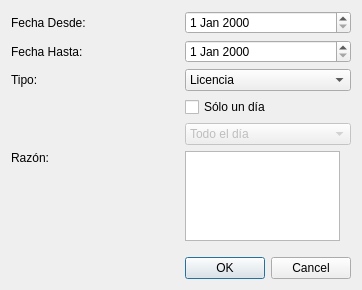
<?xml version="1.0" encoding="UTF-8"?>
<ui version="4.0">
 <class>DayRequestWindow</class>
 <widget class="QDialog" name="DayRequestWindow">
  <property name="geometry">
   <rect>
    <x>0</x>
    <y>0</y>
    <width>362</width>
    <height>280</height>
   </rect>
  </property>
  <property name="windowTitle">
   <string>Administrador de vacaciones 1.0</string>
  </property>
  <property name="windowIcon">
   <iconset resource="../images/Resource_ha.qrc">
    <normaloff>:/F1/fromHelyx/eye16.png</normaloff>:/F1/fromHelyx/eye16.png</iconset>
  </property>
  <layout class="QGridLayout" name="gridLayout">
   <item row="3" column="2">
    <widget class="QCheckBox" name="diaUnico">
     <property name="text">
      <string>Sólo un día</string>
     </property>
    </widget>
   </item>
   <item row="0" column="1">
    <spacer name="horizontalSpacer">
     <property name="orientation">
      <enum>Qt::Horizontal</enum>
     </property>
     <property name="sizeHint" stdset="0">
      <size>
       <width>40</width>
       <height>20</height>
      </size>
     </property>
    </spacer>
   </item>
   <item row="0" column="2">
    <widget class="QDateEdit" name="fechaDesde">
     <property name="sizePolicy">
      <sizepolicy hsizetype="Expanding" vsizetype="Fixed">
       <horstretch>0</horstretch>
       <verstretch>0</verstretch>
      </sizepolicy>
     </property>
    </widget>
   </item>
   <item row="1" column="0">
    <widget class="QLabel" name="label_2">
     <property name="text">
      <string>Fecha Hasta:</string>
     </property>
    </widget>
   </item>
   <item row="7" column="2">
    <widget class="QDialogButtonBox" name="buttonBox">
     <property name="orientation">
      <enum>Qt::Horizontal</enum>
     </property>
     <property name="standardButtons">
      <set>QDialogButtonBox::Cancel|QDialogButtonBox::Ok</set>
     </property>
    </widget>
   </item>
   <item row="0" column="0">
    <widget class="QLabel" name="label">
     <property name="text">
      <string>Fecha Desde: </string>
     </property>
    </widget>
   </item>
   <item row="5" column="0">
    <widget class="QLabel" name="label_3">
     <property name="text">
      <string>Razón:</string>
     </property>
     <property name="alignment">
      <set>Qt::AlignLeading|Qt::AlignLeft|Qt::AlignTop</set>
     </property>
    </widget>
   </item>
   <item row="1" column="2">
    <widget class="QDateEdit" name="fechaHasta">
     <property name="sizePolicy">
      <sizepolicy hsizetype="Expanding" vsizetype="Fixed">
       <horstretch>0</horstretch>
       <verstretch>0</verstretch>
      </sizepolicy>
     </property>
    </widget>
   </item>
   <item row="6" column="2">
    <spacer name="verticalSpacer">
     <property name="orientation">
      <enum>Qt::Vertical</enum>
     </property>
     <property name="sizeType">
      <enum>QSizePolicy::Fixed</enum>
     </property>
     <property name="sizeHint" stdset="0">
      <size>
       <width>20</width>
       <height>10</height>
      </size>
     </property>
    </spacer>
   </item>
   <item row="5" column="2">
    <widget class="QPlainTextEdit" name="razon">
     <property name="sizePolicy">
      <sizepolicy hsizetype="Fixed" vsizetype="Fixed">
       <horstretch>0</horstretch>
       <verstretch>0</verstretch>
      </sizepolicy>
     </property>
     <property name="maximumSize">
      <size>
       <width>155</width>
       <height>90</height>
      </size>
     </property>
    </widget>
   </item>
   <item row="4" column="2">
    <widget class="QComboBox" name="diaUnicoComboBox">
     <property name="enabled">
      <bool>false</bool>
     </property>
     <item>
      <property name="text">
       <string>Todo el día</string>
      </property>
     </item>
     <item>
      <property name="text">
       <string>Medio día (mañana)</string>
      </property>
     </item>
     <item>
      <property name="text">
       <string>Medio día (tarde)</string>
      </property>
     </item>
    </widget>
   </item>
   <item row="2" column="0">
    <widget class="QLabel" name="label_4">
     <property name="text">
      <string>Tipo:</string>
     </property>
    </widget>
   </item>
   <item row="2" column="2">
    <widget class="QComboBox" name="tipo">
     <item>
      <property name="text">
       <string>Licencia</string>
      </property>
     </item>
     <item>
      <property name="text">
       <string>Ausencia</string>
      </property>
     </item>
    </widget>
   </item>
  </layout>
 </widget>
 <resources>
  <include location="../images/Resource_ha.qrc"/>
 </resources>
 <connections>
  <connection>
   <sender>buttonBox</sender>
   <signal>accepted()</signal>
   <receiver>DayRequestWindow</receiver>
   <slot>accept()</slot>
   <hints>
    <hint type="sourcelabel">
     <x>341</x>
     <y>206</y>
    </hint>
    <hint type="destinationlabel">
     <x>157</x>
     <y>129</y>
    </hint>
   </hints>
  </connection>
  <connection>
   <sender>buttonBox</sender>
   <signal>rejected()</signal>
   <receiver>DayRequestWindow</receiver>
   <slot>reject()</slot>
   <hints>
    <hint type="sourcelabel">
     <x>341</x>
     <y>212</y>
    </hint>
    <hint type="destinationlabel">
     <x>286</x>
     <y>129</y>
    </hint>
   </hints>
  </connection>
  <connection>
   <sender>diaUnico</sender>
   <signal>stateChanged(int)</signal>
   <receiver>DayRequestWindow</receiver>
   <slot>changeUniqueDay()</slot>
   <hints>
    <hint type="sourcelabel">
     <x>263</x>
     <y>69</y>
    </hint>
    <hint type="destinationlabel">
     <x>175</x>
     <y>64</y>
    </hint>
   </hints>
  </connection>
  <connection>
   <sender>razon</sender>
   <signal>textChanged()</signal>
   <receiver>DayRequestWindow</receiver>
   <slot>controlLength()</slot>
   <hints>
    <hint type="sourcelabel">
     <x>263</x>
     <y>126</y>
    </hint>
    <hint type="destinationlabel">
     <x>175</x>
     <y>111</y>
    </hint>
   </hints>
  </connection>
 </connections>
 <slots>
  <slot>changeUniqueDay()</slot>
  <slot>controlLength()</slot>
 </slots>
</ui>
